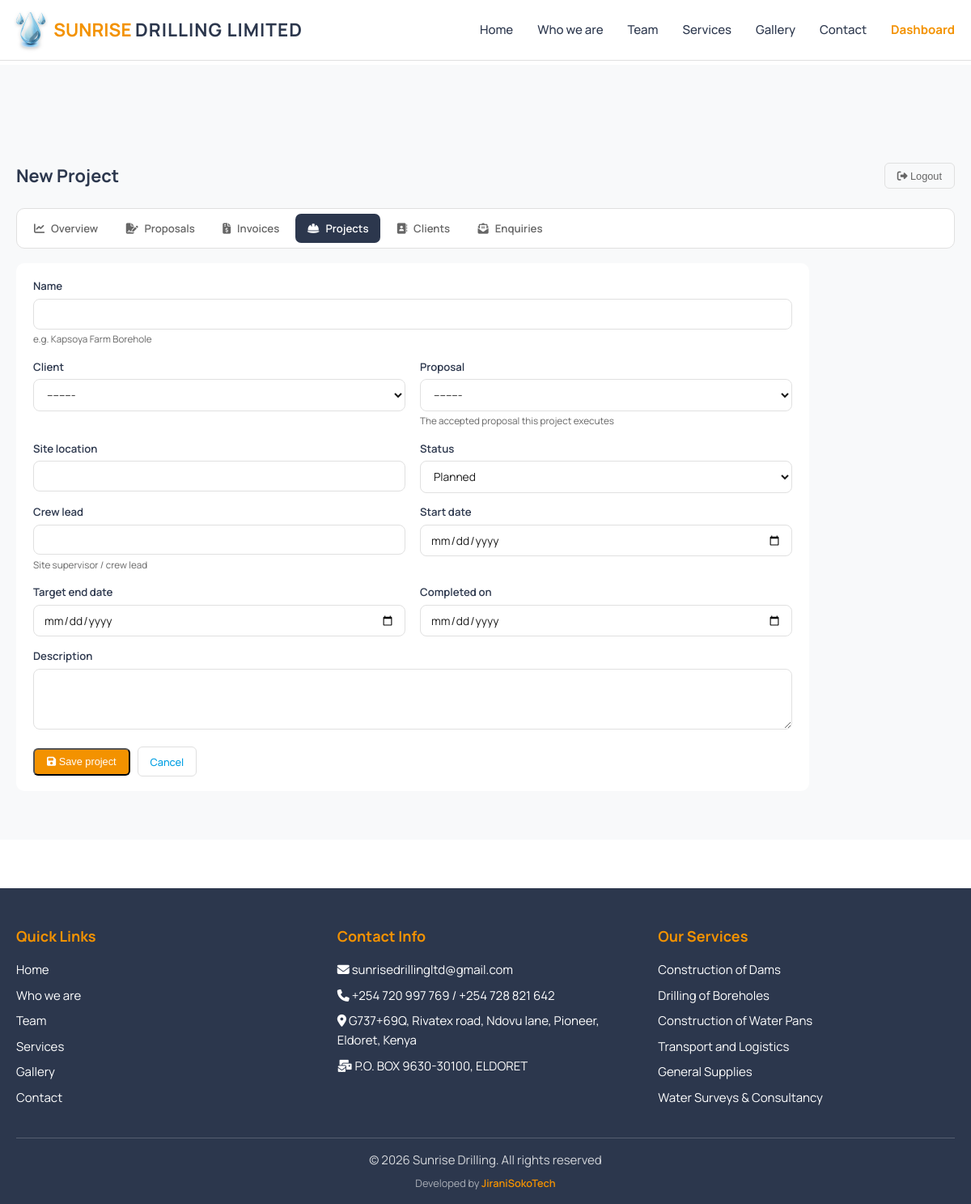
Screenshot of /dashboard/projects/new/ (signed in) with the database file from the repository.
### main/models.py (models this page shows, shortened)
class SingletonModel(models.Model):
    class Meta:
        abstract = True
    @classmethod
    def load(cls):
        obj, _ = cls.objects.get_or_create(pk=1)
        return obj

class SiteSettings(SingletonModel):
    email = models.EmailField(default="sunrisedrillingltd@gmail.com")
    phone_primary = models.CharField(max_length=30, default="+254 720 997 769")
    phone_secondary = models.CharField(max_length=30, blank=True, default="+254 728 821 642")
    physical_address = models.CharField(
        max_length=255, default="G737+69Q, Rivatex road, Ndovu lane, Pioneer, Eldoret, Kenya")
    postal_address = models.CharField(max_length=255, default="P.O. BOX 9630-30100, ELDORET")
    website = models.CharField(max_length=100, default="www.sunrisedrillingltd.com")
    business_hours = models.TextField(
        default=("Monday - Friday: 8:00 AM - 6:00 PM\nSaturday: 9:00 AM - 4:00 PM\n"
                 "Sunday: Emergency services only\nEmergency: 24/7 Available"),
        help_text="One line per entry; shown on the contact page")
    map_embed_url = models.TextField(
        blank=True, help_text="Google Maps embed URL for the contact page map")
    map_title = models.CharField(max_length=200, default="Sunrise Drilling Ltd Headquarters")
    map_address = models.TextField(
        default="G737+69Q, Rivatex road, Ndovu lane, Pioneer\nEldoret, Uasin Gishu County, Kenya")
    facebook_url = models.URLField(blank=True)
    instagram_url = models.URLField(blank=True)
    twitter_url = models.URLField(blank=True)
    tiktok_url = models.URLField(blank=True)
    copyright_text = models.CharField(max_length=200,
                                      default="Sunrise Drilling. All rights reserved")
    class Meta:
        verbose_name = "Site Settings"
        verbose_name_plural = "Site Settings"

class Service(models.Model):
    title = models.CharField(max_length=200)
    description = models.TextField()
    image = models.ImageField(upload_to='services/images/', blank=True, null=True)
    features = models.TextField(help_text="Enter features as a comma-separated list")
    primary_cta_text = models.CharField(max_length=50, default="Get Quote")
    primary_cta_url = models.CharField(max_length=200, default="main:contact")
    secondary_cta_text = models.CharField(max_length=50, default="View Projects")
    secondary_cta_url = models.CharField(max_length=200, default="main:gallery")
    order = models.PositiveIntegerField(default=0)
    class Meta:
        verbose_name = "Service"
        verbose_name_plural = "Services"
        ordering = ['order']

### business/views.py (the view)
# urls.py: path('projects/new/', views.project_create, name='project_create'),
@staff_member_required(login_url='business:login')
def project_create(request):
    return _project_form(request)

### business/forms.py
class ProjectForm(StyledModelForm):
    class Meta:
        model = Project
        fields = ['name', 'client', 'proposal', 'site_location', 'status',
                  'crew_lead', 'start_date', 'target_end_date', 'completed_on',
                  'description']
        widgets = {
            'start_date': forms.DateInput(attrs={'type': 'date'}),
            'target_end_date': forms.DateInput(attrs={'type': 'date'}),
            'completed_on': forms.DateInput(attrs={'type': 'date'}),
            'description': forms.Textarea(attrs={'rows': 3}),
        }

### business/views.py (called while the page is built)
def _project_form(request, project=None):
    if request.method == 'POST':
        form = ProjectForm(request.POST, instance=project)
        if form.is_valid():
            obj = form.save()
            messages.success(request, f"Project “{obj.name}” saved.")
            return redirect('business:project_detail', pk=obj.pk)
    else:
        form = ProjectForm(instance=project)
    return render(request, 'business/project_form.html', {
        'form': form, 'project': project, 'active_tab': 'projects',
    })

### main/context_processors.py (called while the page is built)
def site_content(request):
    return {
        'site_settings': SiteSettings.load(),
        'footer_services': Service.objects.all()[:6],
    }

### templates/business/project_form.html (shortened to what this page needs)
{% extends 'base.html' %}
{% load static %}
{% block extra_css %}
<link rel="stylesheet" href="{% static 'css/dashboard.css' %}">
{% endblock %}
{% block content %}
<section class="dash">
    <div class="container">
        {% if project %}
        {% include 'business/_dashnav.html' with page_title=project.name %}
        {% else %}
        {% include 'business/_dashnav.html' with page_title="New Project" %}
        {% endif %}
        <form method="post" class="panel form-panel">
            {% include 'business/_form_fields.html' %}
            <div class="form-actions">
                <button type="submit" class="btn-admin btn-new"><i class="fas fa-save"></i> Save project</button>
                <a href="{% url 'business:project_list' %}" class="btn-logout">Cancel</a>
            </div>
        </form>
    </div>
</section>
{% endblock %}

### templates/base.html (shortened to what this page needs)
{% load static %}
<!DOCTYPE html>
<html lang="en">
<head>
    <link rel="stylesheet" href="https://cdnjs.cloudflare.com/ajax/libs/font-awesome/6.4.0/css/all.min.css">
    {% block extra_css %}{% endblock %}
</head>
<body>
    <header class="header">
        <div class="container">
            <div class="header-content">
                <a href="{% url 'main:home' %}" class="logo">
                    <img src="{% static 'images/logo-drop-sm.png' %}" alt="Sunrise Drilling Limited logo">
                    <span class="logo-text"><span class="logo-sunrise">SUNRISE</span> <span class="logo-rest">DRILLING LIMITED</span></span>
                </a>
                <nav>
                    <ul class="nav-menu" id="navMenu">
                        <li><a href="{% url 'main:home' %}">Home</a></li>
                        <li><a href="{% url 'main:about' %}">Who we are</a></li>
                        <li><a href="{% url 'main:team' %}">Team</a></li>
                        <li><a href="{% url 'main:services' %}">Services</a></li>
                        <li><a href="{% url 'main:gallery' %}">Gallery</a></li>
                        <li><a href="{% url 'main:contact' %}">Contact</a></li>
                        {% if user.is_staff %}
                        <li><a href="{% url 'business:dashboard' %}" style="color: var(--primary-orange); font-weight: 700;">Dashboard</a></li>
                        {% endif %}
                    </ul>
                </nav>
            </div>
        </div>
    </header>
    <main class="main-content">
        {% block content %}{% endblock %}
    </main>
    <footer class="footer">
        <div class="container">
            <div class="footer-content">
                <div class="footer-section">
                    <h3>Quick Links</h3>
                    <a href="{% url 'main:home' %}">Home</a>
                    <a href="{% url 'main:about' %}">Who we are</a>
                    <a href="{% url 'main:team' %}">Team</a>
                    <a href="{% url 'main:services' %}">Services</a>
                    <a href="{% url 'main:gallery' %}">Gallery</a>
                    <a href="{% url 'main:contact' %}">Contact</a>
                </div>
                <div class="footer-section">
                    <h3>Contact Info</h3>
                    <p><i class="fas fa-envelope"></i> {{ site_settings.email }}</p>
                    <p><i class="fas fa-phone"></i> {{ site_settings.phone_primary }}{% if site_settings.phone_secondary %} / {{ site_settings.phone_secondary }}{% endif %}</p>
                    <p><i class="fas fa-map-marker-alt"></i> {{ site_settings.physical_address }}</p>
                    <p><i class="fas fa-mail-bulk"></i> {{ site_settings.postal_address }}</p>
                </div>
                <div class="footer-section">
                    <h3>Our Services</h3>
                    {% for service in footer_services %}
                    <p>{{ service.title }}</p>
                    {% endfor %}
                </div>
            </div>
            <div class="footer-bottom">
                <p>&copy; {% now "Y" %} {{ site_settings.copyright_text }}</p>
                <p class="footer-credit">Developed by
                    <a href="https://jiranisokotech.co.ke" target="_blank" rel="noopener">JiraniSokoTech</a>
                </p>
            </div>
        </div>
    </footer>
</body>
</html>

### static/css/dashboard.css (style rules this page uses)
.dash { padding: 120px 0 60px; background: var(--light-gray); min-height: 100vh; }
.btn-admin { background: var(--brand-navy); color: var(--white); padding: 0.5rem 1rem; border-radius: 6px; text-decoration: none; font-size: 0.85rem; font-weight: 500; }
.panel { background: var(--white); border-radius: 10px; padding: 1.2rem 1.4rem; box-shadow: var(--shadow); overflow-x: auto; }
.panel a { color: var(--primary-blue); text-decoration: none; font-weight: 500; }
.btn-logout { background: transparent; border: 1px solid var(--border-color); color: var(--text-light); padding: 0.5rem 1rem; border-radius: 6px; font-size: 0.85rem; cursor: pointer; }
.btn-new { background: var(--primary-orange); }
.dash-input { padding: 0.55rem 0.8rem; border: 1px solid var(--border-color); border-radius: 8px; font-size: 0.92rem; font-family: inherit; background: var(--white); color: var(--text-dark); box-sizing: border-box; max-width: 100%; }
textarea.dash-input { width: 100%; }
.form-panel { max-width: 980px; }
.form-actions { display: flex; gap: 0.6rem; align-items: center; margin-top: 1.4rem; flex-wrap: wrap; }

### templates/base.html (style rules this page uses)
:root { --primary-blue: #009FE3; --primary-orange: #F39200; --brand-navy: #2C374D; --brand-blue-deep: #0077B6; --text-dark: #1a1a1a; --text-light: #666666; --white: #ffffff; --light-gray: #f8f9fa; --border-color: #e0e0e0; }
* { margin: 0; padding: 0; box-sizing: border-box; }
html { font-size: 15px; }
body { font-family: 'Manrope', sans-serif; line-height: 1.6; color: var(--text-dark); background-color: var(--white); }
.container { max-width: 1200px; margin: 0 auto; padding: 0 20px; }
.header { background: var(--white); border-bottom: 1px solid var(--border-color); padding: 1rem 0; position: fixed; top: 0; left: 0; right: 0; z-index: 1000; }
.header-content { display: flex; justify-content: space-between; align-items: center; }
.logo { display: flex; align-items: center; color: var(--brand-navy); text-decoration: none; font-weight: 700; font-size: 1.5rem; }
.logo img { height: 44px; width: auto; margin-right: 10px; filter: drop-shadow(0 1px 2px rgba(0,0,0,0.25)); }
.logo-sunrise { color: var(--primary-orange); }
.logo-rest { color: var(--brand-navy); font-weight: 700; letter-spacing: 1px; }
.nav-menu { display: flex; list-style: none; gap: 2rem; }
.nav-menu a { color: var(--brand-navy); text-decoration: none; font-weight: 500; transition: color 0.3s ease; position: relative; }
.nav-menu a::after { content: ''; position: absolute; bottom: -5px; left: 0; width: 0; height: 2px; background: var(--primary-orange); transition: width 0.3s ease; }
.main-content { margin-top: 80px; min-height: calc(100vh - 80px); }
.footer { background: var(--brand-navy); color: var(--white); padding: 3rem 0 1rem; margin-top: 4rem; }
.footer-content { display: grid; grid-template-columns: repeat(auto-fit, minmax(250px, 1fr)); gap: 2rem; margin-bottom: 2rem; }
.footer-section h3 { color: var(--primary-orange); margin-bottom: 1rem; font-size: 1.2rem; }
.footer-section p, .footer-section a { color: var(--white); text-decoration: none; margin-bottom: 0.5rem; display: block; transition: color 0.3s ease; }
.footer-bottom { border-top: 1px solid rgba(255,255,255,0.2); padding-top: 1rem; text-align: center; color: rgba(255,255,255,0.8); }
.footer-credit { margin-top: 0.4rem; font-size: 0.85rem; color: rgba(255,255,255,0.6); }
.footer-credit a { color: var(--primary-orange); text-decoration: none; font-weight: 600; }

### rows the page displays
SiteSettings: email "sunrisedrillingltd@gmail.com", phone_primary "+254 720 997 769", phone_secondary "+254 728 821 642", physical_address "G737+69Q, Rivatex road, Ndovu lane, Pioneer, Eldoret, Kenya", postal_address "P.O. BOX 9630-30100, ELDORET", copyright_text "Sunrise Drilling. All rights reserved"
Service: title "Construction of Dams"
Service: title "Drilling of Boreholes"
Service: title "Construction of Water Pans"
Service: title "Transport and Logistics"
Service: title "General Supplies"
Service: title "Water Surveys & Consultancy"

### other values shown
{{ page_title|default:"Staff Dashboard" }} "New Project"
{{ field.label }} "Name" "Client" "Proposal" "Site location" "Status" "Crew lead" "Start date" "Target end date" "Completed on" "Description"
{{ field.help_text }} "e.g. Kapsoya Farm Borehole" "The accepted proposal this project executes" "Site supervisor / crew lead"
